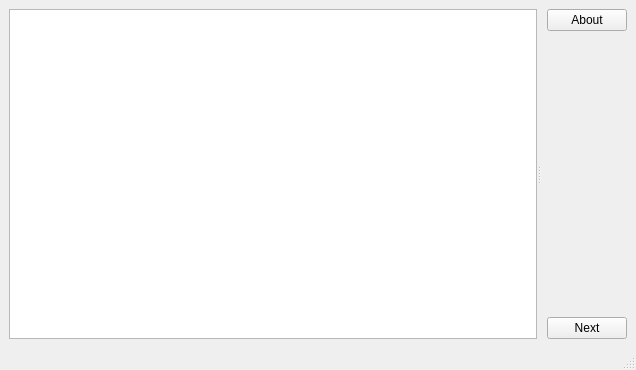
<?xml version="1.0" encoding="UTF-8"?>
<ui version="4.0">
 <class>LongQtMainWindow</class>
 <widget class="QMainWindow" name="LongQtMainWindow">
  <property name="geometry">
   <rect>
    <x>0</x>
    <y>0</y>
    <width>636</width>
    <height>370</height>
   </rect>
  </property>
  <property name="sizePolicy">
   <sizepolicy hsizetype="MinimumExpanding" vsizetype="Preferred">
    <horstretch>0</horstretch>
    <verstretch>0</verstretch>
   </sizepolicy>
  </property>
  <property name="windowTitle">
   <string>LongQt</string>
  </property>
  <widget class="QWidget" name="centralwidget">
   <layout class="QGridLayout" name="gridLayout">
    <item row="0" column="2">
     <widget class="QPushButton" name="aboutButton">
      <property name="text">
       <string>About</string>
      </property>
      <property name="icon">
       <iconset theme="&quot;help-about&quot;"/>
      </property>
     </widget>
    </item>
    <item row="2" column="2">
     <widget class="QPushButton" name="nextButton">
      <property name="text">
       <string>Next</string>
      </property>
     </widget>
    </item>
    <item row="0" column="0" rowspan="3">
     <widget class="QSplitter" name="splitter">
      <property name="orientation">
       <enum>Qt::Horizontal</enum>
      </property>
      <widget class="QListWidget" name="menuList"/>
      <widget class="QStackedWidget" name="menuStack">
       <property name="sizePolicy">
        <sizepolicy hsizetype="Expanding" vsizetype="Preferred">
         <horstretch>0</horstretch>
         <verstretch>0</verstretch>
        </sizepolicy>
       </property>
       <property name="lineWidth">
        <number>0</number>
       </property>
      </widget>
     </widget>
    </item>
   </layout>
  </widget>
  <widget class="QStatusBar" name="statusbar"/>
 </widget>
 <resources/>
 <connections/>
</ui>
